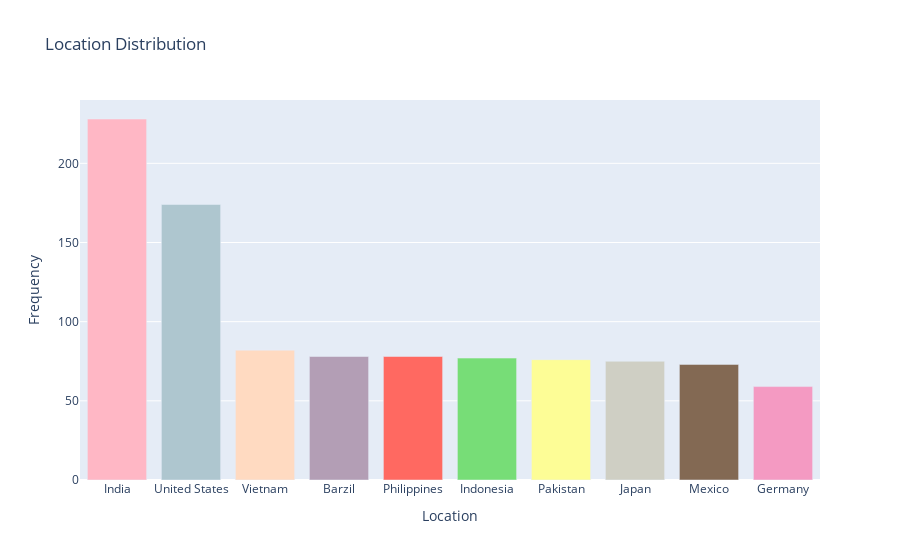

Source (notebook cell):
### Code cell
Location_counts = df['Location'].value_counts()
Location_counts = Location_counts.sort('count', descending=True)

pastel_colors = ['#FFB7C5', '#AEC6CF', '#FFDAC1', '#B39EB5', '#FF6961', '#77DD77', '#FDFD96', '#CFCFC4', '#836953', '#F49AC2']
trace = go.Bar(
    x=Location_counts['Location'],
    y=Location_counts['count'],
    marker=dict(
        color=pastel_colors[:len(Location_counts)] 
    )
)

layout = go.Layout(
    title='Location Distribution',
    xaxis=dict(title='Location'),
    yaxis=dict(title='Frequency')
)

fig = go.Figure(data=[trace], layout=layout)

fig.show()

### Figure 1 — Plotly figure (JSON) as saved in the notebook; plotly's stock layout.template omitted (floating-point values rounded to 4 significant figures)
{"data": [{"marker": {"color": ["#FFB7C5", "#AEC6CF", "#FFDAC1", "#B39EB5", "#FF6961", "#77DD77", "#FDFD96", "#CFCFC4", "#836953", "#F49AC2"]}, "type": "bar", "x": ["India", "United States", "Vietnam", "Barzil", "Philippines", "Indonesia", "Pakistan", "Japan", "Mexico", "Germany"], "y": [228, 174, 82, 78, 78, 77, 76, 75, 73, 59]}], "layout": {"title": {"text": "Location Distribution"}, "xaxis": {"title": {"text": "Location"}}, "yaxis": {"title": {"text": "Frequency"}}}}
